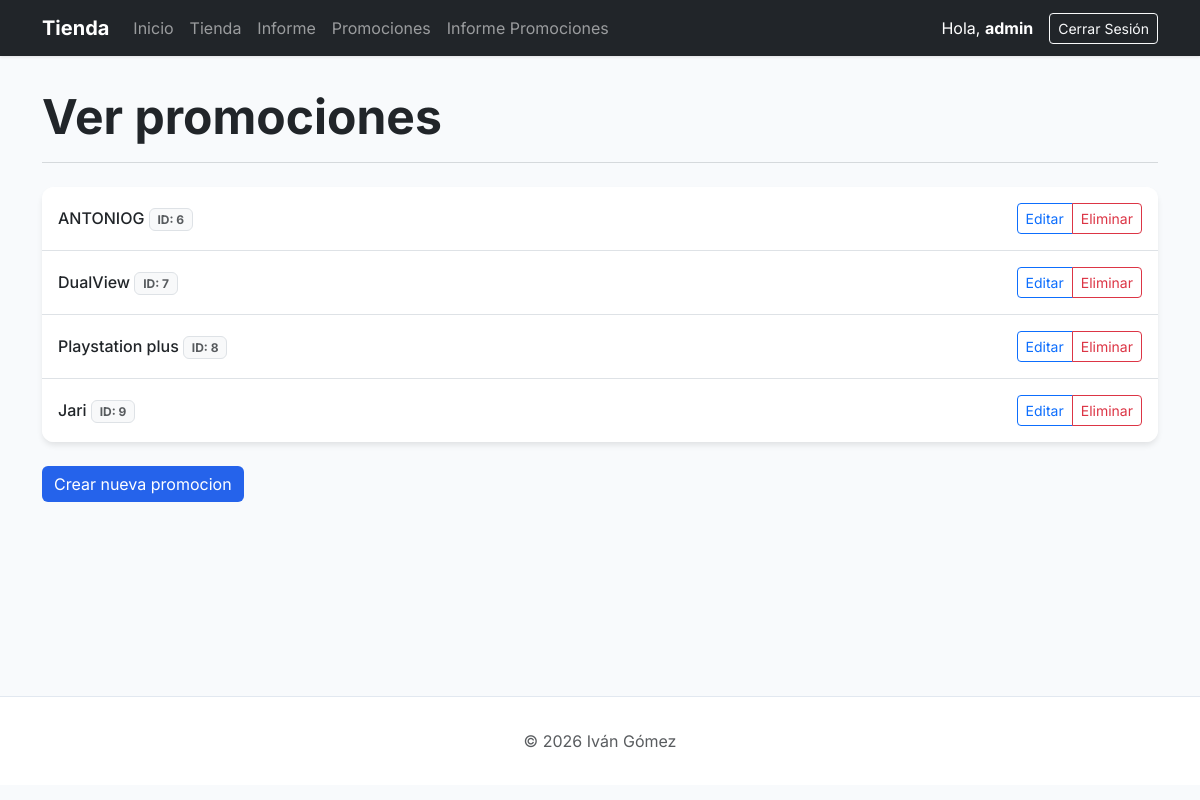
Page /tienda/admin/promociones (signed in) on the committed database.
### core/models.py (models this page shows, shortened)
class UsuarioTienda(AbstractUser):
    vip = models.BooleanField(default=False)
    saldo = models.DecimalField(decimal_places=2, max_digits=4, null=True)

class Promocion(models.Model):
    nombre = models.CharField(max_length=50)
    codigo = models.CharField(max_length=20, unique=True)
    descuento = models.IntegerField()
    fecha_inicio = models.DateField(auto_now_add=True)
    fecha_fin = models.DateField()

### core/views.py (the view)
# urls.py: path('tienda/admin/promociones', ViewPromociones.as_view(), name='ver_promociones'),
class ViewPromociones(ListView):
    model = Promocion
    context_object_name = 'promociones'
    template_name = 'core/ver_promociones.html'

### core/templates/core/ver_promociones.html (shortened to what this page needs)
{% extends 'core/base.html' %}
{% block tittle_section %}Ver promociones{% endblock %}
{% block content %}
<div class="card overflow-hidden">
    <ul class="list-group list-group-flush">
    {% for promocion in promociones %}
        <li class="list-group-item d-flex justify-content-between align-items-center p-3">
            <div>
                <a href="{% url 'detalle_promocion' promocion.pk %}" class="text-decoration-none fw-medium text-dark">
                    {{promocion.nombre}} <span class="badge bg-light text-muted border">ID: {{promocion.id}}</span>
                </a>
            </div>
            <div class="btn-group btn-group-sm">
                <a href="{% url 'editar_promocion' promocion.pk %}" class="btn btn-outline-primary">Editar</a>
                <a href="{% url 'eliminar_promocion' promocion.pk %}" class="btn btn-outline-danger">Eliminar</a>
            </div>
        </li>
    {% endfor %}
    </ul>
</div>
<div class="mt-4">
    <a href="{% url 'crear_promocion' %}" class="btn btn-primary">Crear nueva promocion</a>
</div>
{% endblock %}

### core/templates/core/base.html (shortened to what this page needs)
<!DOCTYPE html>
<html lang="es">
<head>
    <link href="https://cdn.jsdelivr.net/npm/bootstrap@5.3.2/dist/css/bootstrap.min.css" rel="stylesheet">
</head>
<body>
    <nav class="navbar navbar-expand-lg navbar-dark bg-dark sticky-top">
        <div class="container">
            <a class="navbar-brand fw-bold" href="{% url 'ver_producto' %}">Tienda</a>
            <div class="collapse navbar-collapse" id="navbarNav">
                <ul class="navbar-nav me-auto">
                    <li class="nav-item"><a class="nav-link" href="{% url 'ver_producto' %}">Inicio</a></li>
                    <li class="nav-item"><a class="nav-link" href="{% url 'ver_producto_tienda' %}">Tienda</a></li>
                    <li class="nav-item"><a class="nav-link" href="{% url 'informes' %}">Informe</a></li>
                    <li class="nav-item"><a class="nav-link" href="{% url 'ver_promociones' %}">Promociones</a></li>
                    <li class="nav-item"><a class="nav-link" href="{% url 'informe_promociones' %}">Informe Promociones</a></li>
                </ul>
                <div class="d-flex align-items-center">
                    {% if user.is_authenticated %}
                        <span class="navbar-text me-3 text-white">Hola, <strong>{{user.username}}</strong></span>
                        <form action="{% url 'logout' %}" method="post" class="m-0">
                            <button type="submit" class="btn btn-outline-light btn-sm">Cerrar Sesión</button>
                        </form>
                    {% else %}
                        <a href="{% url 'login' %}" class="btn btn-primary btn-sm me-3">Iniciar sesión</a>
                        <a href="{% url 'register' %}" class="btn btn-primary btn-sm">Registrarse</a>
                    {% endif %}
                </div>
            </div>
        </div>
    </nav>
    <main class="container main-container">
        <header class="mb-4">
            <h1 class="display-5 fw-bold text-dark">{% block tittle_section %}{% endblock %}</h1>
            <hr class="text-secondary opacity-25">
        </header>
        {% block content %}{% endblock %}
    </main>
    <footer class="footer">
        <div class="container text-center text-muted">
            <p class="mb-0">&copy; 2026 Iván Gómez</p>
        </div>
    </footer>
</body>
</html>

### core/templates/core/base.html (style rules this page uses)
:root { --bs-body-font-family: 'Inter', sans-serif; --primary-color: #2563eb; }
body { background-color: #f8fafc; color: #1e293b; }
.navbar { box-shadow: 0 1px 3px 0 rgba(0, 0, 0, 0.1); }
.main-container { min-height: calc(100vh - 160px); padding-top: 2rem; padding-bottom: 4rem; }
.card { border: none; box-shadow: 0 4px 6px -1px rgba(0, 0, 0, 0.1); border-radius: 12px; }
.btn-primary { background-color: var(--primary-color); border: none; }
.footer { background: #fff; border-top: 1px solid #e2e8f0; padding: 2rem 0; margin-top: auto; }

### rows in the picture
UsuarioTienda: username "admin"
Promocion: nombre "ANTONIOG", id "6"
Promocion: nombre "DualView", id "7"
Promocion: nombre "Playstation plus", id "8"
Promocion: nombre "Jari", id "9"
